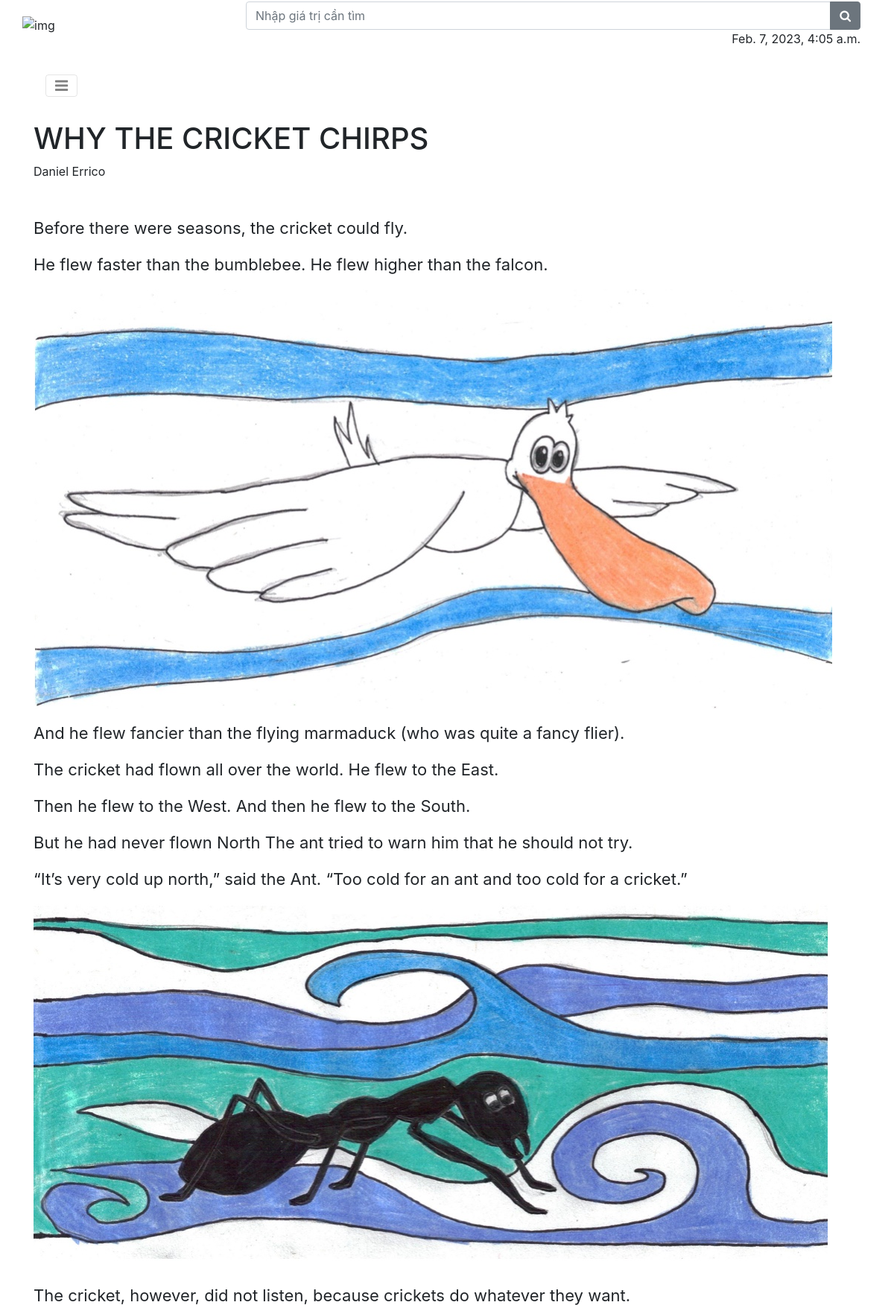
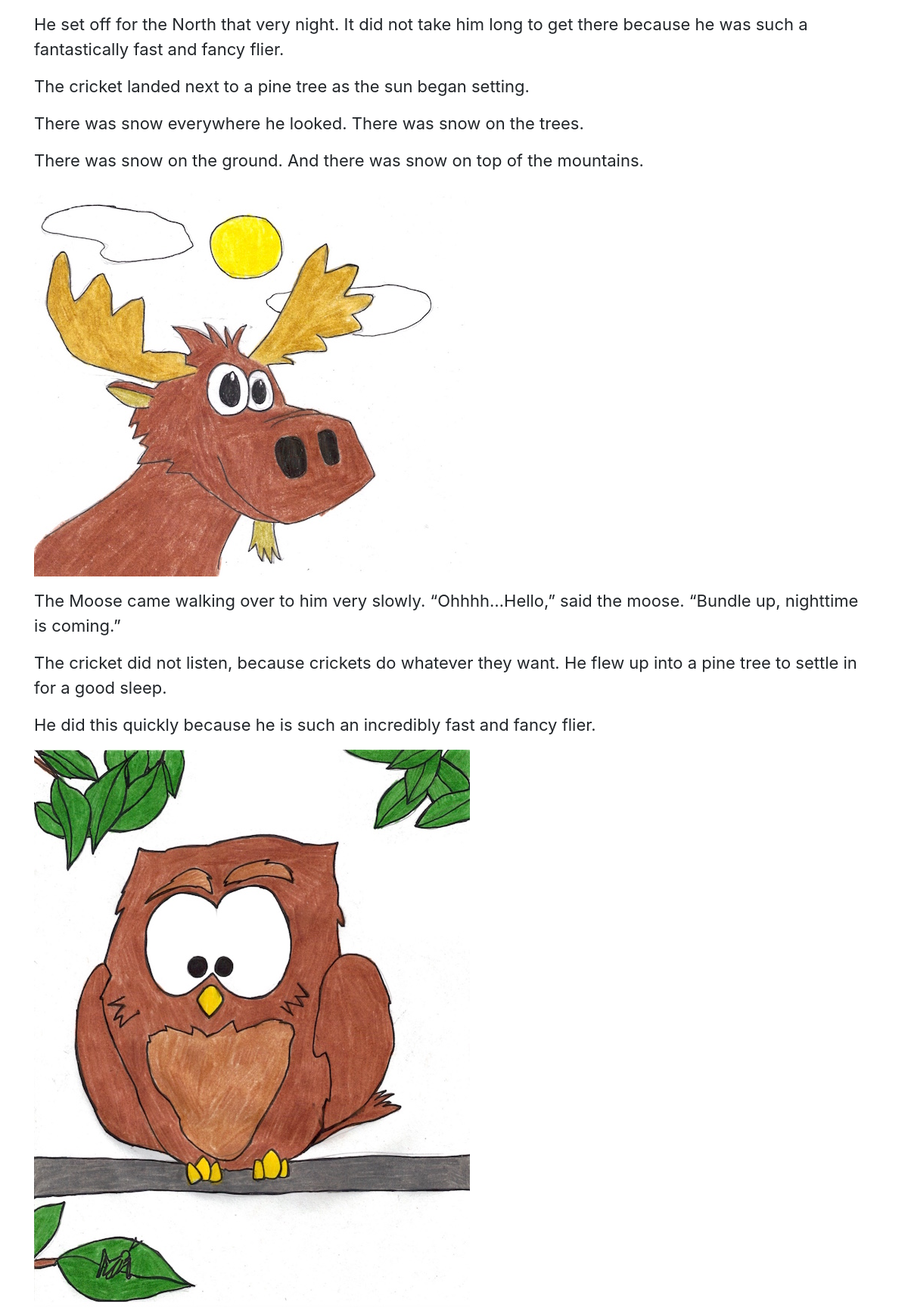
/story.html/3/ (upper part), run on the app's committed database (2 pictures, top to bottom).
### stories/models.py (models this page shows, shortened)
class Story(models.Model):
    category = models.ForeignKey(Category, on_delete=models.PROTECT)
    name = models.CharField(max_length=250,unique=True)
    author = models.CharField(max_length=250)
    url = models.URLField(null=True,blank=True)
    content = RichTextUploadingField()
    public_day = models.DateField(default=datetime.date.today)
    image = models.ImageField(upload_to="stories/images",default="stories/images/default.jpg")

### stories/views.py (the view)
# urls.py: path("story.html/<int:pk>/",views.story,name="story.html"),
def story(request, pk):
    story_select = models.Story.objects.get(pk = pk)
    stories = models.Story.objects.filter(category=story_select.category).order_by("-public_day")
    newest = models.Story.objects.order_by("-public_day")[0:4]
    return render(request,"stories/story.html",{'today':now,'story':story_select,'stories':stories,'newest':newest, 'latest':latest})

### stories/templates/stories/story.html (shortened to what this page needs)
{% extends 'base.html' %}
{% load static %}
{% block body_block %}
<div class="container-fluid bg-faded fh5co_padd_mediya padding_786">
    <div class="container padding_786">
        <nav class="navbar navbar-toggleable-md navbar-light ">
            <button class="navbar-toggler navbar-toggler-right mt-3" type="button" data-toggle="collapse"
                    data-target="#navbarSupportedContent" aria-controls="navbarSupportedContent" aria-expanded="false"
                    aria-label="Toggle navigation"><span class="fa fa-bars"></span></button>
        </nav>
    </div>
</div>
<div id="fh5co-single-content" class="container-fluid pb-4 pt-4 paddding">
    <div class="container paddding">
        <div class="row mx-0">
            <div class="col-md-12 animate-box" data-animate-effect="fadeInLeft">
                <h1>{{story.name}}</h1>
                <span>{{story.author}}</span>
            </div>
        </div>
    </div>
</div>
<div id="fh5co-single-content" class="container-fluid pb-4 pt-4 paddding">
    <div class="container paddding">
        <div class="row mx-0">
            <div class="col-md-12 animate-box" data-animate-effect="fadeInLeft">
                {{story.content|safe}}
            </div>
        </div>
    </div>
</div>
{% endblock %}

### stories/static/stories/css/style_1.css (style rules this page uses)
.fh5co_padd_mediya { padding-top:10px }
.paddding { padding-left:0 !important;padding-right:0 !important }
.js .animate-box { opacity:0 }
#fh5co-single-content { z-index:999;background:white }
#fh5co-single-content p,#fh5co-single-content ul li { font-size:1.05rem }

### data on the page
Story: name "WHY THE CRICKET CHIRPS", author "Daniel Errico", content "Before there were seasons, the cricket could fly. He flew faster than the bumblebee. He flew higher than the falcon. And he flew fancier than the flying marmaduck (who was quite a fancy flier). The cricket had flown all over the world. He flew to the East. Then he flew to the West. And then he flew to the South. But he had never flown North The ant tried to warn him that he should not try. “It’s very cold up north,” said the Ant. “Too cold for an ant and too cold for a cricket.” The cricket, however, did not listen, because crickets do whatever they want. He set off for the North that very night. It did not take him long to get there because he was such a fantastically fast and fancy flier.…", content (picture)

### other printed values
{{ today }} "Feb. 7, 2023, 4:05 a.m."
